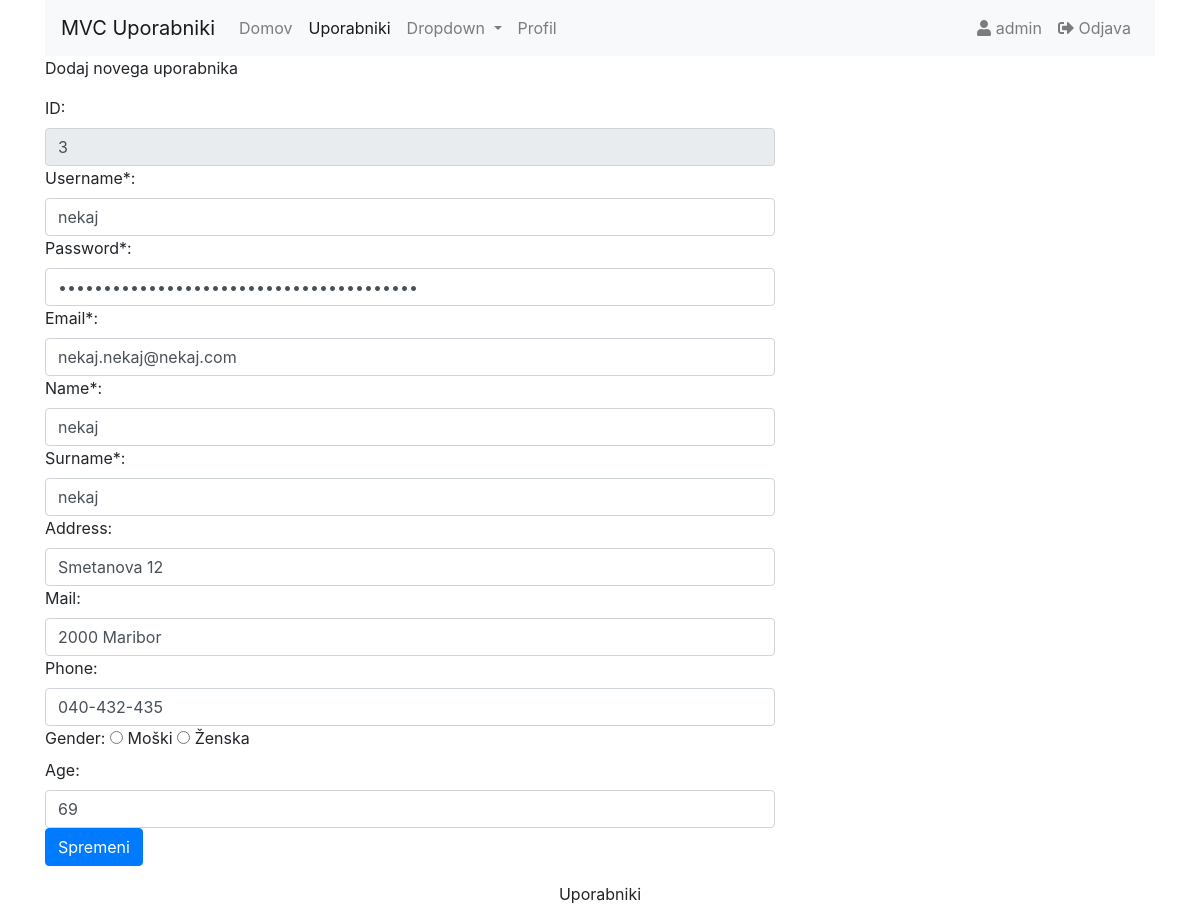
Page /panel.php?controller=oglasi&action=uredi&id=3 (signed in) on the committed database.
### tables this page shows
CREATE TABLE `user` (
  `id` int(10) NOT NULL,
  `username` varchar(40) NOT NULL,
  `password` varchar(40) NOT NULL,
  `email` varchar(40) NOT NULL,
  `name` varchar(40) NOT NULL,
  `surname` varchar(40) NOT NULL,
  `address` varchar(40) DEFAULT NULL,
  `mail` varchar(40) DEFAULT NULL,
  `phone` varchar(40) DEFAULT NULL,
  `gender` varchar(40) DEFAULT NULL,
  `age` int(3) DEFAULT NULL,
  `admin` tinyint(1) NOT NULL
);

### controllers/oglasi_controller.php (called while the page is built, shortened)
<?php
class oglasi_controller {
    public function uredi(){
        $oglas = Oglas::najdi($_GET['id']);
        require_once('views/oglasi/uredi.php');
    }
  }
  ?>

### panel.php (called while the page is built, shortened)
<?php
require_once('views/layout.php');
?>

### models/oglasi.php (called while the page is built, shortened)
<?php
class Oglas {
  public function __construct($id, $username, $password,$email, $name, $surname, $address, $mail, $phone, $gender, $age) {
    $this->id      = $id;
    $this->username  = $username;
    $this->password = $password;
    $this->email = $email;
    $this->name = $name;
    $this->surname = $surname;
    $this->address = $address;
    $this->mail = $mail;
    $this->phone = $phone;
    $this->age = $age;
  }
  public static function najdi($id) {
    $id = intval($id);
    $db = Db::getInstance();
    $result = mysqli_query($db,"SELECT * FROM user where id=$id");
    $row = mysqli_fetch_assoc($result);
    return new Oglas($row['id'], $row['username'], $row['password'],$row['email'], $row['name'], $row['surname'], $row['address'], $row['mail'], $row['phone'], $row['gender'], $row['age']);
  }
}
?>

### views/oglasi/uredi.php (the view)
<p>Dodaj novega uporabnika</p>
<form action="?controller=oglasi&action=uredi_shrani" method="post">
<div class="form-group">
    <label for="ID">ID:</label>
    <input type="text" class="form-control" id="ID" name="ID" value="<?php echo $oglas->id; ?>" readonly/>
    <label for="username">Username*:</label>
    <input type="text" class="form-control" name="username" placeholder="Username" value="<?php echo $oglas->username; ?>"/>
    <label for="password">Password*:</label>
    <input type="password" name="password" class="form-control" placeholder="password" value="<?php echo $oglas->password; ?>"/>
    <label for="email">Email*:</label>
    <input type="email" name="email" class="form-control" placeholder="email" value="<?php echo $oglas->email; ?>"/>
    <label for="name">Name*:</label>
    <input type="text" name="name" class="form-control" placeholder="name" value="<?php echo $oglas->name; ?>"/>
    <label for="surname">Surname*:</label>
    <input type="text" name="surname" class="form-control" placeholder="surname" value="<?php echo $oglas->surname; ?>"/>
    <label for="address">Address:</label>
    <input type="text" name="address" class="form-control" placeholder="address" value="<?php echo $oglas->address; ?>"/>
    <label for="mail">Mail:</label>
    <input type="text" name="mail" class="form-control" placeholder="mail" value="<?php echo $oglas->mail; ?>"/>
    <label for="phone">Phone:</label>
    <input type="tel" name="phone" class="form-control" placeholder="phone" pattern="[0-9]{3}-[0-9]{3}-[0-9]{3}" value="<?php echo $oglas->phone; ?>"/>
    Gender:
        <input type="radio" id="male" name="gender" value="male">
        <label for="male">Moški</label>
        <input type="radio" id="female" name="gender" value="female">
        <label for="female">Ženska</label><br>
    <label for="age">Age:</label>
    <input type="text" name="age" class="form-control" placeholder="age" value="<?php echo $oglas->age; ?>"/>
<input class="btn btn-primary" type="submit" name="Spremeni" value="Spremeni"/>
</div>
</form>

### rows in the picture
user: ID "3", username "nekaj", email "nekaj.nekaj@nekaj.com", name "nekaj", surname "nekaj", address "Smetanova 12", mail "2000 Maribor", phone "040-432-435", age "69"

### other values in the picture
$_SESSION['USER'] "admin"
